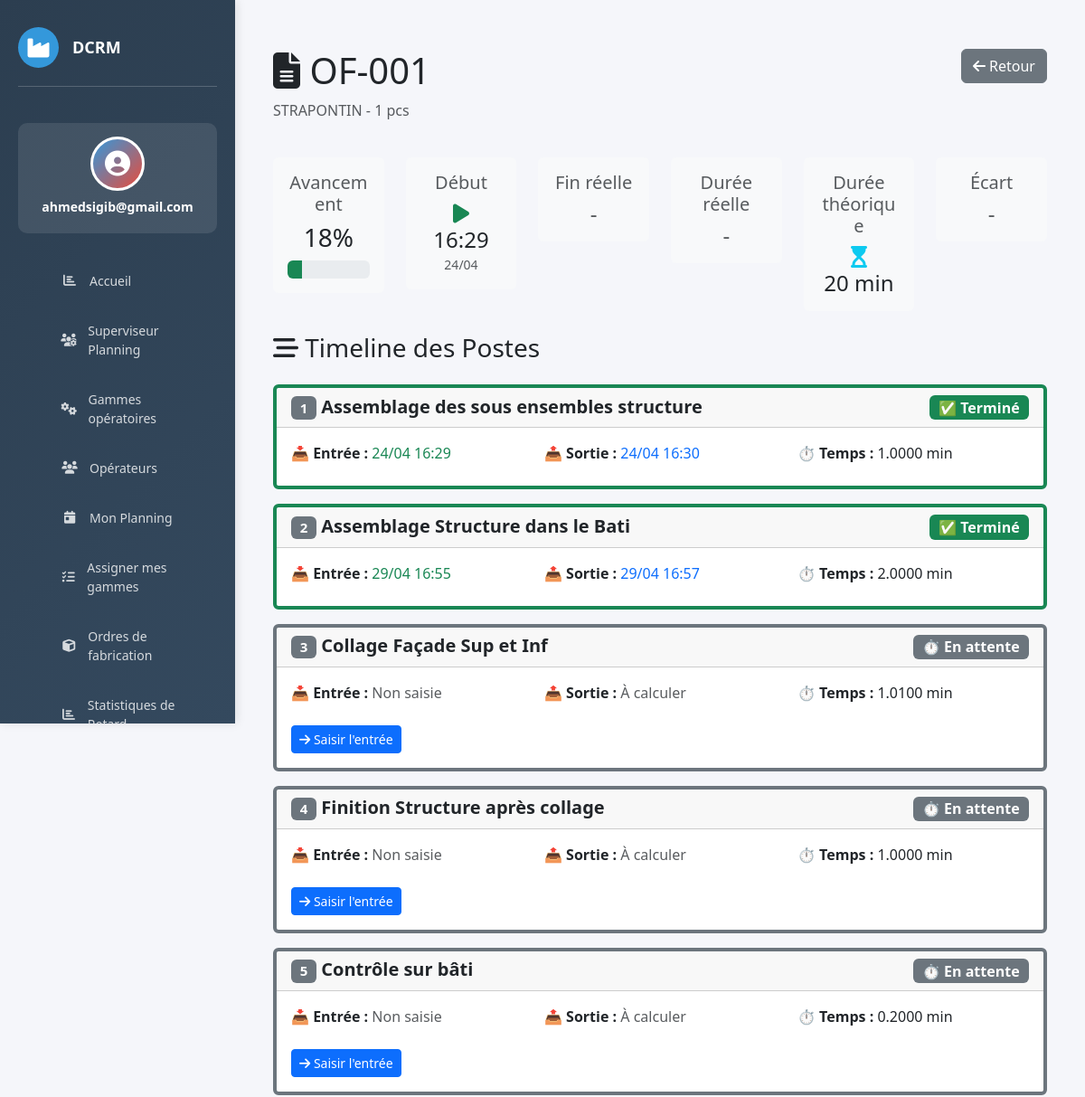
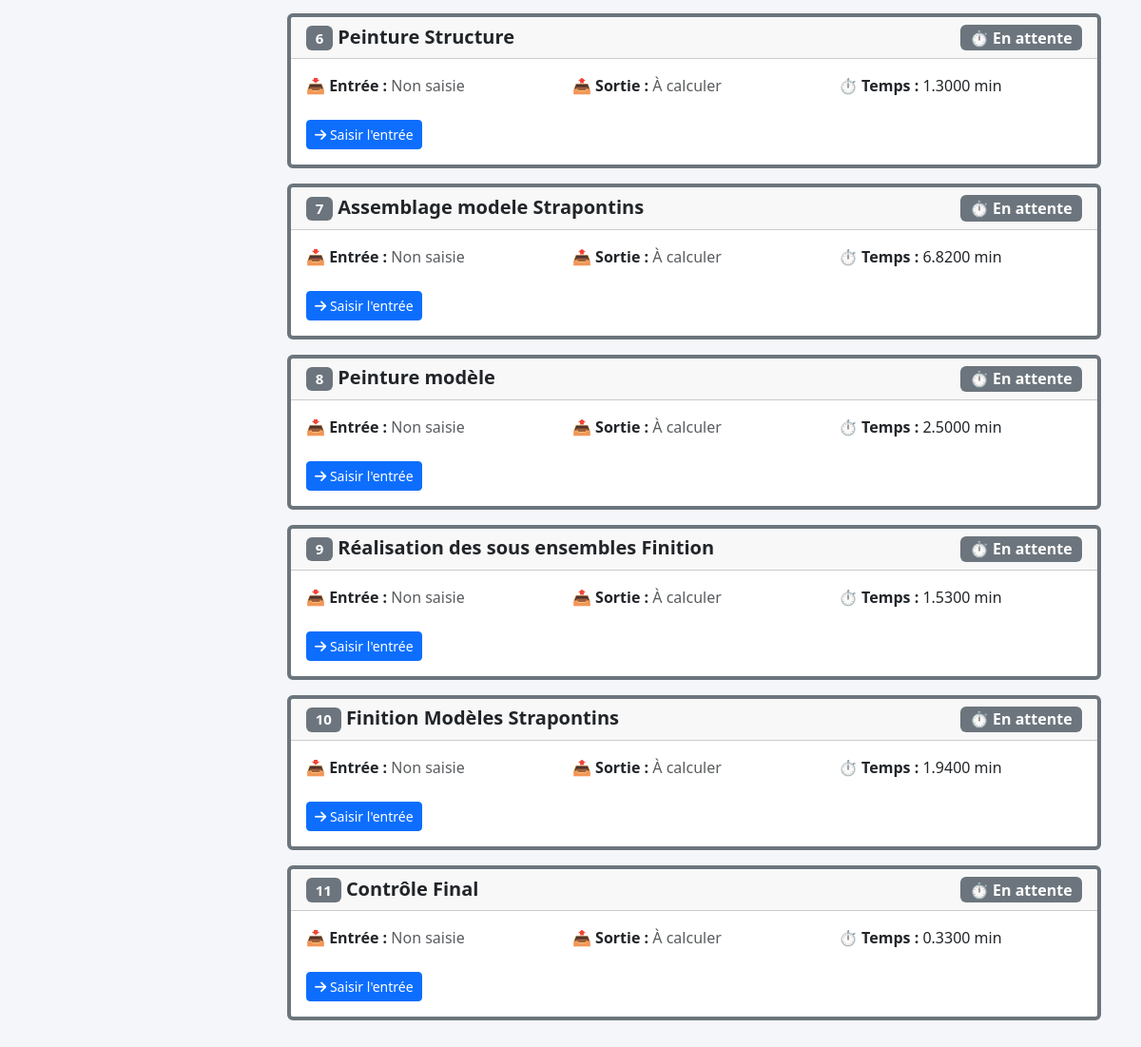
The page /of/7/detail/ (signed in) on the database its author committed (2 pictures, top to bottom).
### website/models.py (models this page shows, shortened)
class OrdreFabrication(models.Model):
    numero   = models.CharField(max_length=50, unique=True)
    produit  = models.CharField(max_length=200)
    quantite = models.PositiveIntegerField(default=1)
    @property
    def avancement(self):
        operations = self.operationof_set.all()
        total = operations.count()
        if total == 0:
            return 0
        terminees = 0
        for op in operations:
            if op.statut == 'termine':
                terminees += 1
        return round((terminees / total) * 100)
    @property
    def premiere_entree(self):
        first = self.operationof_set.order_by('gamme_operation__ordre').first()
        return first.date_entree if first else None
    @property
    def derniere_sortie(self):
        last = self.operationof_set.order_by('gamme_operation__ordre').last()
        return last.date_sortie if last else None
    @property
    def temps_total_reel(self):
        if self.premiere_entree and self.derniere_sortie:
            delta = self.derniere_sortie - self.premiere_entree
            return round(delta.total_seconds() / 60)
        return None
    @property
    def temps_total_theorique(self):
        operations = self.operationof_set.all()
        if not operations.exists():
            return 0
        total = 0
        for op in operations:
            total += float(op.gamme_operation.temps_alloue)
        return round(total)
    @property
    def ecart_temps(self):
        if not self.temps_total_reel:
            return None
        return self.temps_total_reel - self.temps_total_theorique

class OperationOF(models.Model):
    STATUT_CHOICES = [
        ('en_attente', 'En attente'),
        ('en_cours',   'En cours'),
        ('termine',    'Terminé'),
        ('bloque',     'Bloqué'),
    ]
    of              = models.ForeignKey(OrdreFabrication, on_delete=models.CASCADE)
    gamme_operation = models.ForeignKey(GammeOperation, on_delete=models.CASCADE)
    date_entree     = models.DateTimeField(null=True, blank=True, help_text="Date/heure d'ENTRÉE (saisie manuelle)")
    operateur       = models.ForeignKey(Operateur, null=True, blank=True, on_delete=models.SET_NULL)
    class Meta:
        ordering = ['gamme_operation__ordre']
        unique_together = ('of', 'gamme_operation')
    @property
    def date_sortie(self):
        if not self.date_entree:
            return None
        temps_minutes = float(self.gamme_operation.temps_alloue)
        return self.date_entree + timedelta(minutes=temps_minutes)
    @property
    def statut(self):
        from django.utils import timezone
        if not self.date_entree:
            return 'en_attente'
        maintenant = timezone.now()
        if self.date_sortie and maintenant >= self.date_sortie:
            return 'termine'
        return 'en_cours'

class GammeOperation(models.Model):
    nom           = models.CharField(max_length=200)
    temps_alloue  = models.DecimalField(max_digits=7, decimal_places=4, help_text="Durée en heures (ex: 1.005)")
    ordre         = models.PositiveSmallIntegerField(help_text="Position dans la gamme")
    operateurs    = models.ManyToManyField(
        'Operateur',
        blank=True,
        related_name='gammes',
        verbose_name="Opérateurs assignés"
    )
    class Meta:
        ordering = ['ordre']

### website/views.py (the view)
# urls.py: path('of/<int:id>/detail/', views.of_detail, name='of_detail'),
@login_required(login_url='home')
def of_detail(request, id):
    of = get_object_or_404(OrdreFabrication, id=id)
    operations = of.operationof_set.all().order_by('gamme_operation__ordre')
    context = {
        'of': of,
        'operations': operations,
        'avancement': of.avancement,
    }
    return render(request, 'of/of_detail.html', context)

### website/templates/of/of_detail.html (shortened to what this page needs)
{% extends 'base.html' %}
{% load static %}
{% block content %}
<div class="container-fluid mt-4">
    <div class="row mb-4">
        <div class="col-md-8">
            <h1 class="display-6">
                <i class="fas fa-file-alt"></i> {{ of.numero }}
            </h1>
            <p class="text-muted">{{ of.produit }} - {{ of.quantite }} pcs</p>
        </div>
        <div class="col-md-4 text-end">
            <a href="{% url 'of_list' %}" class="btn btn-secondary">
                <i class="fas fa-arrow-left"></i> Retour
            </a>
        </div>
    </div>
    <div class="row mb-4">
        <div class="col-lg-2">
            <div class="card bg-light border-0">
                <div class="card-body text-center">
                    <h5 class="text-muted mb-2">Avancement</h5>
                    <h3 class="mb-2">{{ avancement }}%</h3>
                    <div class="progress" style="height: 20px;">
                        <div class="progress-bar bg-success" style="width: {{ avancement }}%"></div>
                    </div>
                </div>
            </div>
        </div>
        <div class="col-lg-2">
            <div class="card bg-light border-0">
                <div class="card-body text-center">
                    <h5 class="text-muted mb-2">Début</h5>
                    <h4 class="mb-0">
                        {% if of.premiere_entree %}
                            <i class="fas fa-play text-success"></i><br>
                            {{ of.premiere_entree|date:"H:i" }}
                        {% else %}
                            <span class="text-muted">-</span>
                        {% endif %}
                    </h4>
                    <small class="text-muted">{{ of.premiere_entree|date:"d/m" }}</small>
                </div>
            </div>
        </div>
        <div class="col-lg-2">
            <div class="card bg-light border-0">
                <div class="card-body text-center">
                    <h5 class="text-muted mb-2">Fin réelle</h5>
                    <h4 class="mb-0">
                        {% if of.derniere_sortie %}
                            <i class="fas fa-stop text-danger"></i><br>
                            {{ of.derniere_sortie|date:"H:i" }}
                        {% else %}
                            <span class="text-muted">-</span>
                        {% endif %}
                    </h4>
                </div>
            </div>
        </div>
        <div class="col-lg-2">
            <div class="card bg-light border-0">
                <div class="card-body text-center">
                    <h5 class="text-muted mb-2">Durée réelle</h5>
                    <h4 class="mb-0">
                        {% if of.temps_total_reel %}
                            <i class="fas fa-hourglass-end text-primary"></i><br>
                            {{ of.temps_total_reel }} min
                        {% else %}
                            <span class="text-muted">-</span>
                        {% endif %}
                    </h4>
                </div>
            </div>
        </div>
        <div class="col-lg-2">
            <div class="card bg-light border-0">
                <div class="card-body text-center">
                    <h5 class="text-muted mb-2">Durée théorique</h5>
                    <h4 class="mb-0">
                        <i class="fas fa-hourglass-start text-info"></i><br>
                        {{ of.temps_total_theorique }} min
                    </h4>
                </div>
            </div>
        </div>
        <div class="col-lg-2">
            <div class="card bg-light border-0">
                <div class="card-body text-center">
                    <h5 class="text-muted mb-2">Écart</h5>
                    <h4 class="mb-0">
                        {% if of.ecart_temps is None %}
                            <span class="text-muted">-</span>
                        {% elif of.ecart_temps > 0 %}
                            <span class="text-danger">
                                <i class="fas fa-arrow-up"></i><br>
                                +{{ of.ecart_temps }} min
                            </span>
                        {% elif of.ecart_temps == 0 %}
                            <span class="text-success">
                                <i class="fas fa-check"></i><br>
                                0 min
                            </span>
                        {% else %}
                            <span class="text-success">
                                <i class="fas fa-arrow-down"></i><br>
                                {{ of.ecart_temps }} min
                            </span>
                        {% endif %}
                    </h4>
                </div>
            </div>
        </div>
    </div>
    <div class="row">
        <div class="col-lg-12">
            <h3 class="mb-4">
                <i class="fas fa-stream"></i> Timeline des Postes
            </h3>
            <div class="timeline">
                {% for operation in operations %}
                <div class="card mb-3 border-{% if operation.statut == 'termine' %}success{% elif operation.statut == 'en_cours' %}primary{% else %}secondary{% endif %} border-start border-4">
                    <div class="card-header">
                        <div class="d-flex justify-content-between align-items-center">
                            <h5 class="mb-0">
                                <span class="badge bg-secondary">{{ operation.gamme_operation.ordre }}</span>
                                <strong>{{ operation.gamme_operation.nom }}</strong>
                            </h5>
                            {% if operation.statut == 'termine' %}
                                <span class="badge bg-success fs-6">✅ Terminé</span>
                            {% elif operation.statut == 'en_cours' %}
                                <span class="badge bg-primary fs-6">⏳ En cours</span>
                            {% else %}
                                <span class="badge bg-secondary fs-6">⏱️ En attente</span>
                            {% endif %}
                        </div>
                    </div>
                    <div class="card-body">
                        <div class="row">
                            <div class="col-md-4">
                                <p class="mb-2">
                                    <strong>📥 Entrée :</strong>
                                    {% if operation.date_entree %}
                                        <span class="text-success">{{ operation.date_entree|date:"d/m H:i" }}</span>
                                    {% else %}
                                        <span class="text-muted">Non saisie</span>
                                    {% endif %}
                                </p>
                            </div>
                            <div class="col-md-4">
                                <p class="mb-2">
                                    <strong>📤 Sortie :</strong>
                                    {% if operation.date_sortie %}
                                        <span class="text-primary">{{ operation.date_sortie|date:"d/m H:i" }}</span>
                                    {% else %}
                                        <span class="text-muted">À calculer</span>
                                    {% endif %}
                                </p>
                            </div>
                            <div class="col-md-4">
                                <p class="mb-2">
                                    <strong>⏱️ Temps :</strong>
                                    {{ operation.gamme_operation.temps_alloue }} min
                                </p>
                            </div>
                        </div>
                        {% if operation.statut == 'en_attente' %}
                        <div class="mt-3">
                            <a href="{% url 'saisir_entree_operation' operation.id %}"
                               class="btn btn-sm btn-primary">
                                <i class="fas fa-arrow-right"></i> Saisir l'entrée
                            </a>
                        </div>
                        {% elif operation.statut == 'en_cours' %}
                        <div class="mt-3">
                            <div class="alert alert-info mb-0">
                                ⏳ En cours... Sortie prévue à <strong>{{ operation.date_sortie|date:"H:i" }}</strong>
                            </div>
                        </div>
                        {% endif %}
                    </div>
                </div>
                {% endfor %}
            </div>
        </div>
    </div>
</div>
{% endblock %}

### website/templates/base.html (shortened to what this page needs)
{% load static %}
<!DOCTYPE html>
<html lang="fr">
<head>
    <link href="https://cdn.jsdelivr.net/npm/bootstrap@5.3.0/dist/css/bootstrap.min.css" rel="stylesheet">
    <link rel="stylesheet" href="https://cdnjs.cloudflare.com/ajax/libs/font-awesome/6.4.0/css/all.min.css">
</head>
<body>
    {% if user.is_authenticated %}
    <aside class="sidebar">
        <div class="sidebar-header">
            <div class="logo">
                <i class="fas fa-industry"></i>
            </div>
            <h3>DCRM</h3>
        </div>
        <div class="user-profile">
            <div class="user-avatar">
                <i class="fas fa-user-circle"></i>
            </div>
            <h6>{{ user.first_name|default:user.username }}</h6>
        </div>
        <ul class="sidebar-menu">
             <li>
                <a href="{% url 'dashboard' %}">
                    <i class="fas fa-chart-bar"></i>
                    <span>Accueil </span>
                </a>
            </li>
            <li>
                <a href="{% url 'superviseur_dashboard' %}">
                    <i class="fas fa-users-cog"></i>
                    <span>Superviseur Planning</span>
                </a>
            </li>
            <li>
                <a href="{% url 'gammes_list' %}">
                    <i class="fas fa-cogs"></i>
                    <span>Gammes opératoires</span>
                </a>
            </li>
            <li>
                <a href="{% url 'operateur_list' %}">
                    <i class="fas fa-users"></i>
                    <span>Opérateurs</span>
                </a>
            </li>
            {% if user.operateur_profil %}
            <li>
                <a href="{% url 'dashboard_operateur' operateur_id=user.operateur_profil.id %}">
                    <i class="fas fa-calendar-day"></i>
                    <span>Mon Planning</span>
                </a>
            </li>
            <li>
                <a href="{% url 'assigner_gammes' operateur_id=user.operateur_profil.id %}">
                    <i class="fas fa-tasks"></i>
                    <span>Assigner mes gammes</span>
                </a>
            </li>
            {% endif %}
            <li>
                <a href="{% url 'of_list' %}">
                    <i class="fas fa-cube"></i>
                    <span>Ordres de fabrication</span>
                </a>
            </li>
                <li>
                <a href="{% url 'list_retard' %}">
                    <i class="fas fa-chart-bar"></i>
                    <span>Statistiques de Retard</span>
                </a>
            </li>
        </ul>
    </aside>
    {% endif %}
    <div class="main-content">
        {% block content %}
        {% endblock %}
    </div>
</body>
</html>

### rows shown on the page
OrdreFabrication: numero "OF-001", produit "STRAPONTIN", quantite "1", premiere_entree "16:29", premiere_entree "24/04", temps_total_theorique "20"
OperationOF: gamme_operation.ordre "1", gamme_operation.nom "Assemblage des sous ensembles structure", shows "✅ Terminé", date_entree "24/04 16:29", date_sortie "24/04 16:30", gamme_operation.temps_alloue "1.0000"
OperationOF: gamme_operation.ordre "2", gamme_operation.nom "Assemblage Structure dans le Bati", shows "✅ Terminé", date_entree "29/04 16:55", date_sortie "29/04 16:57", gamme_operation.temps_alloue "2.0000"
OperationOF: gamme_operation.ordre "3", gamme_operation.nom "Collage Façade Sup et Inf", shows "⏱️ En attente", shows "Non saisie", shows "À calculer", gamme_operation.temps_alloue "1.0100", shows "Saisir l'entrée"
OperationOF: gamme_operation.ordre "4", gamme_operation.nom "Finition Structure après collage", shows "⏱️ En attente", shows "Non saisie", shows "À calculer", gamme_operation.temps_alloue "1.0000", shows "Saisir l'entrée"
OperationOF: gamme_operation.ordre "5", gamme_operation.nom "Contrôle sur bâti", shows "⏱️ En attente", shows "Non saisie", shows "À calculer", gamme_operation.temps_alloue "0.2000", shows "Saisir l'entrée"
OperationOF: gamme_operation.ordre "6", gamme_operation.nom "Peinture Structure", shows "⏱️ En attente", shows "Non saisie", shows "À calculer", gamme_operation.temps_alloue "1.3000", shows "Saisir l'entrée"
OperationOF: gamme_operation.ordre "7", gamme_operation.nom "Assemblage modele Strapontins", shows "⏱️ En attente", shows "Non saisie", shows "À calculer", gamme_operation.temps_alloue "6.8200", shows "Saisir l'entrée"
OperationOF: gamme_operation.ordre "8", gamme_operation.nom "Peinture modèle", shows "⏱️ En attente", shows "Non saisie", shows "À calculer", gamme_operation.temps_alloue "2.5000", shows "Saisir l'entrée"
OperationOF: gamme_operation.ordre "9", gamme_operation.nom "Réalisation des sous ensembles Finition", shows "⏱️ En attente", shows "Non saisie", shows "À calculer", gamme_operation.temps_alloue "1.5300", shows "Saisir l'entrée"
OperationOF: gamme_operation.ordre "10", gamme_operation.nom "Finition Modèles Strapontins", shows "⏱️ En attente", shows "Non saisie", shows "À calculer", gamme_operation.temps_alloue "1.9400", shows "Saisir l'entrée"
OperationOF: gamme_operation.ordre "11", gamme_operation.nom "Contrôle Final", shows "⏱️ En attente", shows "Non saisie", shows "À calculer", gamme_operation.temps_alloue "0.3300", shows "Saisir l'entrée"

### other values the page prints
{{ user.first_name|default:user.username }} "ahmedsigib@gmail.com"
{{ avancement }} "18"
